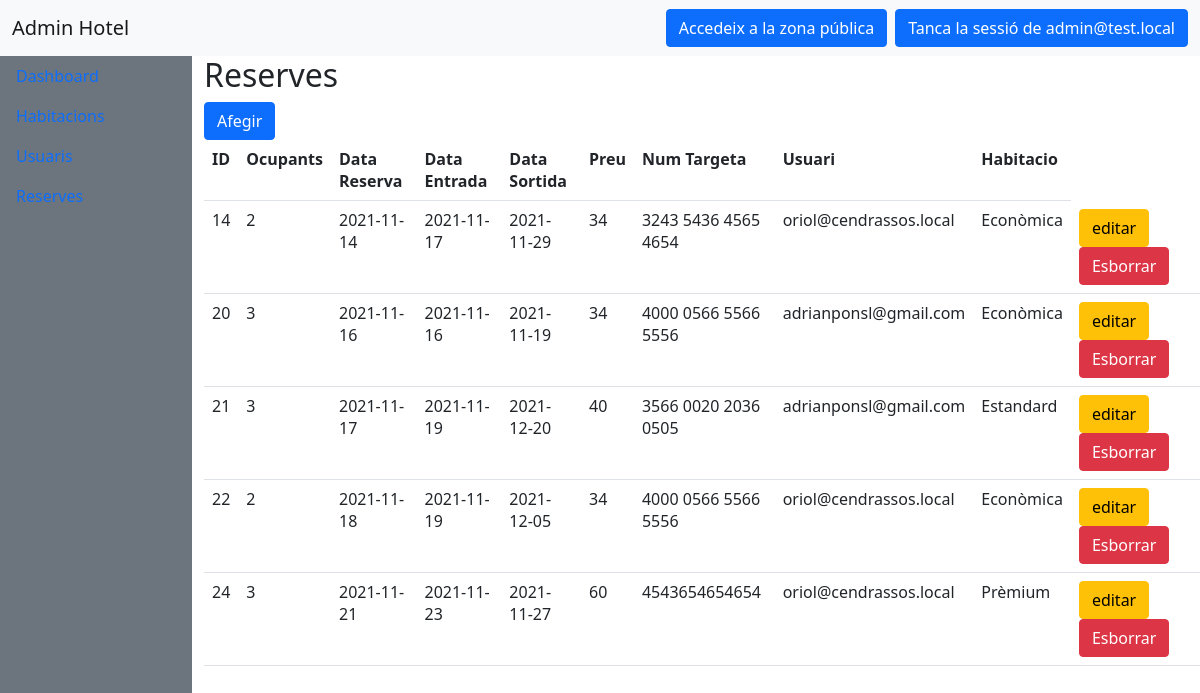
/index.php?r=indexReserva (signed in), run on the app's committed database.
### tables this page shows
CREATE TABLE `reserva` (
  `id` int(5) NOT NULL,
  `ocupants` int(5) NOT NULL,
  `data_reserva` date NOT NULL,
  `data_entrada` date NOT NULL,
  `data_sortida` date NOT NULL,
  `num_targeta` varchar(255) NOT NULL,
  `id_usuari` int(5) NOT NULL,
  `id_habitacio` int(5) NOT NULL
);

CREATE TABLE `habitacio` (
  `id` int(5) NOT NULL,
  `nom` varchar(100) NOT NULL,
  `preu` int(10) NOT NULL,
  `m2` int(10) NOT NULL,
  `serveis` varchar(255) NOT NULL,
  `max_ocupants` int(4) NOT NULL,
  `n_total` int(5) NOT NULL,
  `descripcio` varchar(300) NOT NULL
);

CREATE TABLE `usuari` (
  `id` int(5) NOT NULL,
  `nom` varchar(150) NOT NULL,
  `cognoms` varchar(255) NOT NULL,
  `email` varchar(255) NOT NULL,
  `password` varchar(255) NOT NULL,
  `data_naixament` date NOT NULL,
  `rol` varchar(100) NOT NULL
);

### public/index.php (called while the page is built, shortened)
<?php
include "../src/config.php";
include "../src/controladors/admin/habitacio/index.php";
include "../src/controladors/admin/usuari/index.php";
include "../src/controladors/admin/reserva/index.php";
$r = $_REQUEST["r"];
$contenidor = new Core\Contenidor($config);
$resposta = $contenidor->resposta();
$peticio = $contenidor->peticio();
if ($r === "admin") {
    $resposta = middleAdmin($peticio, $resposta, $contenidor, 'ctrlAdmin');
} elseif ($r === "login") {
    $resposta = ctrlLogin($peticio, $resposta, $contenidor);
} elseif ($r === "validarLogin") {
    $resposta = ctrlValidarLogin($peticio, $resposta, $contenidor);
} elseif ($r === "signup") {
    $resposta = ctrlSignup($peticio, $resposta, $contenidor);
} elseif ($r === "validarSignup") {
    $resposta = ctrlValidarSignup($peticio, $resposta, $contenidor);
} elseif ($r === "tancarSessio") {
    $resposta = ctrlTancarSessio($peticio, $resposta, $contenidor);
} elseif ($r === "home") {
    $resposta = ctrlHome($peticio, $resposta, $contenidor);
} elseif ($r === "buscar") {
    $resposta = middleClient($peticio, $resposta, $contenidor, 'ctrlBuscar');
} elseif ($r === "confirmacio") {
    $resposta = middleClient($peticio, $resposta, $contenidor, 'ctrlConfirmacio');
} elseif ($r === "validarConfirmacio") {
    $resposta = middleClient($peticio, $resposta, $contenidor, 'ctrlValidarConfirmacio');
} elseif ($r === "validarReserva") {
    $resposta = ctrlValidarReserva($peticio, $resposta, $contenidor);
} elseif ($r === "reservaFeta") {
    $resposta = ctrlReservaFeta($peticio, $resposta, $contenidor);
} elseif ($r === "mostrarHabitacio") {
    $resposta = ctrlMostrarHabitacio($peticio, $resposta, $contenidor);
} elseif ($r === "habitacions") {
    $resposta = ctrlHabitacions($peticio, $resposta, $contenidor);
} elseif ($r === "contacte") {
    $resposta = ctrlContacte($peticio, $resposta, $contenidor);
} elseif ($r === "quisom") {
    $resposta = ctrlQuiSom($peticio, $resposta, $contenidor);
} elseif ($r == "") {
    $resposta = ctrlHome($peticio, $resposta, $contenidor);
} elseif ($r === "indexHabitacio") {
    $resposta = middleAdmin($peticio, $resposta, $contenidor, 'ctrlIndexHabitacio');
} elseif ($r === "formHabitacio") {
    $resposta = middleAdmin($peticio, $resposta, $contenidor, 'ctrlFormHabitacio');
} elseif ($r === "addHabitacio") {
    $resposta = middleAdmin($peticio, $resposta, $contenidor, 'ctrlAddHabitacio');
} elseif ($r === "editHabitacio") {
    $resposta = middleAdmin($peticio, $resposta, $contenidor, 'ctrlEditHabitacio');
} elseif ($r === "deleteHabitacio") {
    $resposta = middleAdmin($peticio, $resposta, $contenidor, 'ctrlDeleteHabitacio');
} elseif ($r === "indexUsuari") {
    $resposta = middleAdmin($peticio, $resposta, $contenidor, 'ctrlIndexUsuari');
} elseif ($r === "formUsuari") {
    $resposta = middleAdmin($peticio, $resposta, $contenidor, 'ctrlFormUsuari');
} elseif ($r === "addUsuari") {
    $resposta = middleAdmin($peticio, $resposta, $contenidor, 'ctrlAddUsuari');
} elseif ($r === "editUsuari") {
    $resposta = middleAdmin($peticio, $resposta, $contenidor, 'ctrlEditUsuari');
} elseif ($r === "deleteUsuari") {
    $resposta = middleAdmin($peticio, $resposta, $contenidor, 'ctrlDeleteUsuari');
} elseif ($r === "indexReserva") {
    $resposta = middleAdmin($peticio, $resposta, $contenidor, 'ctrlIndexReserva');
} elseif ($r === "formReserva") {
    $resposta = middleAdmin($peticio, $resposta, $contenidor, 'ctrlFormReserva');
} elseif ($r === "addReserva") {
    $resposta = middleAdmin($peticio, $resposta, $contenidor, 'ctrlAddReserva');
} elseif ($r === "editReserva") {
    $resposta = middleAdmin($peticio, $resposta, $contenidor, 'ctrlEditReserva');
} elseif ($r === "deleteReserva") {
    $resposta = middleAdmin($peticio, $resposta, $contenidor, 'ctrlDeleteReserva');
} elseif ($r === "client") {
    $resposta = middleClient($peticio, $resposta, $contenidor, 'ctrlClient');
} else {
    $resposta = ctrlError($peticio, $resposta, $contenidor);
}
$resposta->resposta();

### src/core/contenidor.php (called while the page is built, shortened)
<?php
class Contenidor
{
    public $config = [];
    public function __construct($config)
    {
        $this->config = $config;
    }
    public function reserves(){
        return new \Models\Reserves($this->config['db']);
    }
}

### src/models/reserves.php (called while the page is built, shortened)
<?php
class Reserves
{
    private $sql;
    public function __construct($config)
    {
        $dbHost = $config['host'];
        $dbName = $config['dbname'];
        $dsn = "mysql:host={$dbHost};dbname={$dbName};charset=utf8";
        $usuari = $config['user'];
        $clau = $config['pass'];
        try {
            $this->sql = new \PDO($dsn, $usuari, $clau);
        } catch (\PDOException $e) {
            die('Ha fallat la connexió: ' . $e->getMessage() . " $usuari");
        }
    }
    public function getAll()
    {
        $stmt = $this->sql->query("SELECT r.id, r.ocupants, r.data_reserva, r.data_entrada, r.data_sortida, h.preu as 'preu', r.num_targeta, u.email as 'usuari', h.nom as 'habitacio' FROM reserva r LEFT JOIN habitacio h ON r.id_habitacio = h.id LEFT JOIN usuari u ON r.id_usuari = u.id;")->fetchAll();
        return $stmt;
    }
}

### src/controladors/admin/reserva/index.php (called while the page is built)
<?php
function ctrlIndexReserva($peticio, $resposta, $contenidor) {
    $reserves = $contenidor->reserves();
    $allReserves = $reserves->getAll();
    $resposta->set("allReserves", $allReserves);
    $resposta->SetTemplate("admin/reserva/index.php");
    return $resposta;
}

### src/middleware/middleAdmin.php (called while the page is built, shortened)
<?php
function middleAdmin($peticio, $resposta, $contenidor, $next)
{
    $usuari = $peticio->get("SESSION", "usuari");
    $logat = $peticio->get("SESSION", "logat");
    $rol = $peticio->get("SESSION", "rol");
    $resposta->set("usuari", $usuari);
    $resposta->set("logat", $logat);
    $resposta->set("rol", $logat);
    if($logat && ($rol == 'admin' || $rol == 'gestor') ) {
        $resposta = $next($peticio, $resposta, $contenidor);
    } else {
        $resposta->redirect("location: index.php?r=login");
    }
    return $resposta;
}

### src/vistes/admin/reserva/index.php (the view, shortened to what this page needs)
<!doctype html>
<html lang="en">
  <head>
    <link href="https://cdn.jsdelivr.net/npm/bootstrap@5.0.2/dist/css/bootstrap.min.css" rel="stylesheet">
    <link rel="stylesheet" href="https://cdn.jsdelivr.net/npm/bootstrap-icons@1.6.1/font/bootstrap-icons.css">
  </head>
  <body>
    <?php include("../src/vistes/admin/nav.php"); ?>
    <div class="row h-100">
      <div class="col bg-secondary sidebar">
        <?php include("../src/vistes/admin/sidebar.php"); ?>
      </div>
      <div class="col-10">
        <h2>Reserves</h2>
        <a href='index.php?r=formReserva' class='btn btn-primary'>Afegir</a>
        <?php
          echo "<table class='table'><th scope='col'>ID</th><th scope='col'>Ocupants</th><th scope='col'>Data Reserva</th><th scope='col'>Data Entrada</th><th scope='col'>Data Sortida</th><th scope='col'>Preu</th><th scope='col'>Num Targeta</th><th scope='col'>Usuari</th><th scope='col'>Habitacio</th></tr>";
          foreach($allReserves as $row){
              echo "<tr>";
              echo "<td scope='row'>{$row['id']}</td><td>{$row['ocupants']}</td><td>{$row['data_reserva']}</td><td>{$row['data_entrada']}</td><td>{$row['data_sortida']}</td><td>{$row['preu']}</td><td>{$row['num_targeta']}</td><td>{$row['usuari']}</td><td>{$row['habitacio']}</td>";
              echo "<td><a href='index.php?r=formReserva&amp;reserva="?><?php echo $row['id']?> <?php echo "' class='btn btn-warning'>editar</a>&nbsp;&nbsp;&nbsp;<a href='index.php?r=deleteReserva&amp;reserva="?><?php echo $row['id']?><?php echo "' class='btn btn-danger'>Esborrar</a></td>";
          }
          echo "</table>";
        ?>
      </div>
    </div>
  </body>
</html>

### data on the page
reserva: id "14", ocupants "2", data_reserva "2021-11-14", data_entrada "2021-11-17", data_sortida "2021-11-29", id_habitacio.preu "34", num_targeta "3243 5436 4565 4654", id_usuari.email "oriol@cendrassos.local", id_habitacio.nom "Econòmica"
reserva: id "20", ocupants "3", data_reserva "2021-11-16", data_entrada "2021-11-16", data_sortida "2021-11-19", id_habitacio.preu "34", num_targeta "4000 0566 5566 5556", id_usuari.email "adrianponsl@gmail.com", id_habitacio.nom "Econòmica"
reserva: id "21", ocupants "3", data_reserva "2021-11-17", data_entrada "2021-11-19", data_sortida "2021-12-20", id_habitacio.preu "40", num_targeta "3566 0020 2036 0505", id_usuari.email "adrianponsl@gmail.com", id_habitacio.nom "Estandard"
reserva: id "22", ocupants "2", data_reserva "2021-11-18", data_entrada "2021-11-19", data_sortida "2021-12-05", id_habitacio.preu "34", num_targeta "4000 0566 5566 5556", id_usuari.email "oriol@cendrassos.local", id_habitacio.nom "Econòmica"
reserva: id "24", ocupants "3", data_reserva "2021-11-21", data_entrada "2021-11-23", data_sortida "2021-11-27", id_habitacio.preu "60", num_targeta "4543654654654", id_usuari.email "oriol@cendrassos.local", id_habitacio.nom "Prèmium"

### other printed values
$usuari "admin@test.local"
